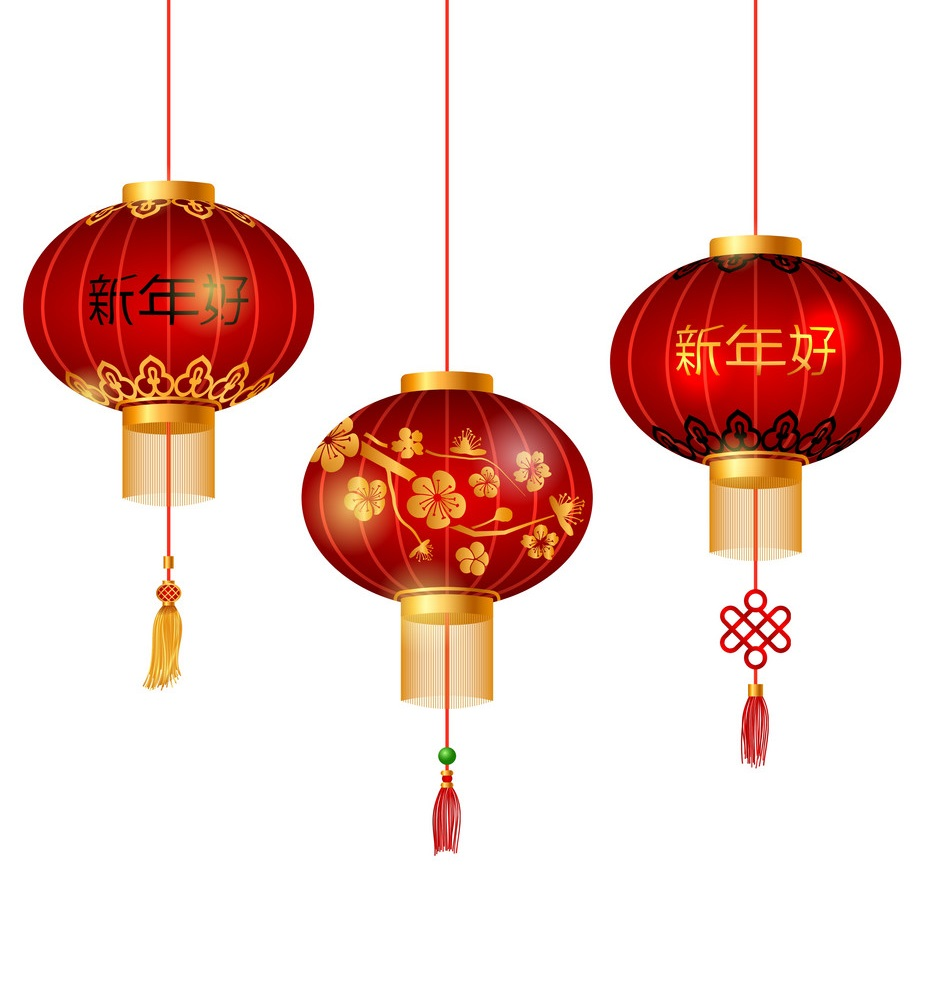
%> input picture MATLAB_Course Projects/Image manipulation/chlantern.jpg, 949 x 995 px
$ octave basic_image_manipulation.m   (GNU Octave 9; MATLAB toolbox functions it lacks are replaced by stand-ins)
%> lines starting %> are read from the running program, lines starting %| are printed output that depends on the picture; in (x1, y1, x2, y2) boxes, pixels count from 0 and x2, y2 are one past the last pixel; in counts of white or black regions, pixels touching at a corner belong together; the program's own positions count from 1
%% Homework 6
% Clear Prior Data
clf
clear
% Read and Convert Lantern image to binary
E = imread('chlantern.jpg');
%> E is the input picture: size 995x949x3 uint8; mean R, G, B 240.4, 215.4, 209.5
D = rgb2gray(E);
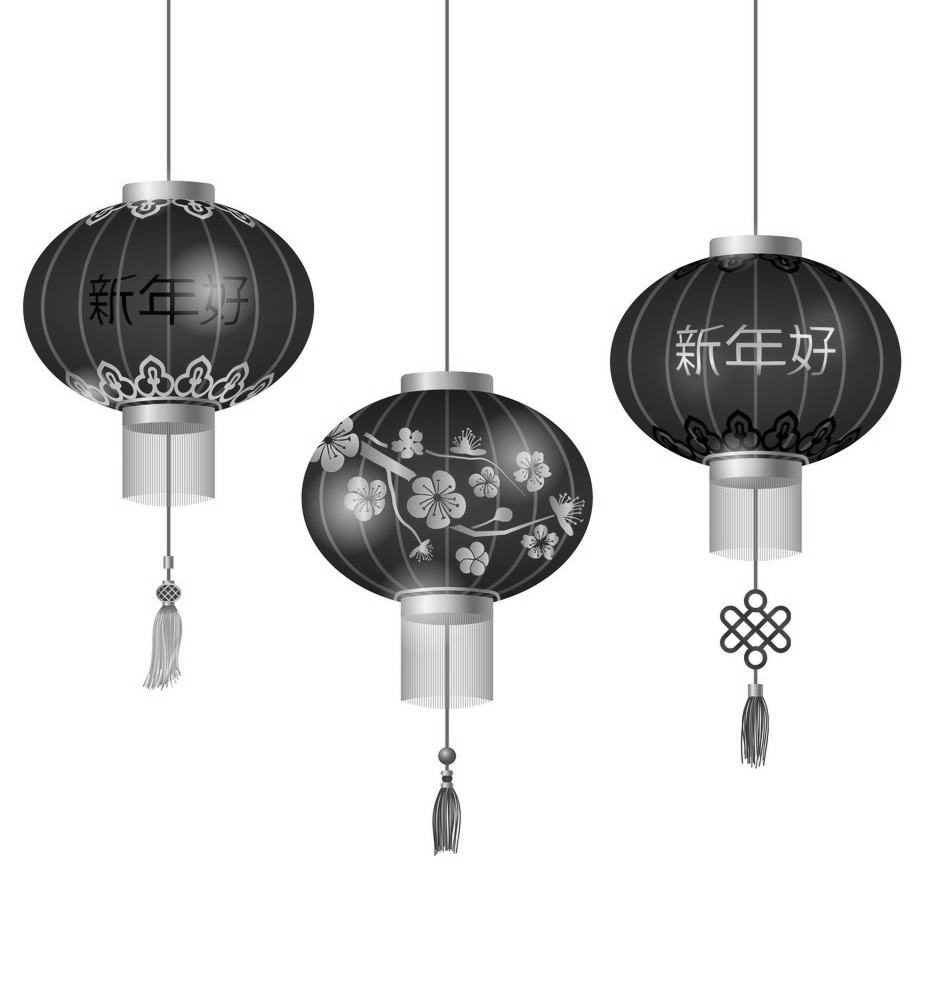
%> D: size 995x949 uint8; min 0, max 255, mean 222.2

D = imbinarize(D);
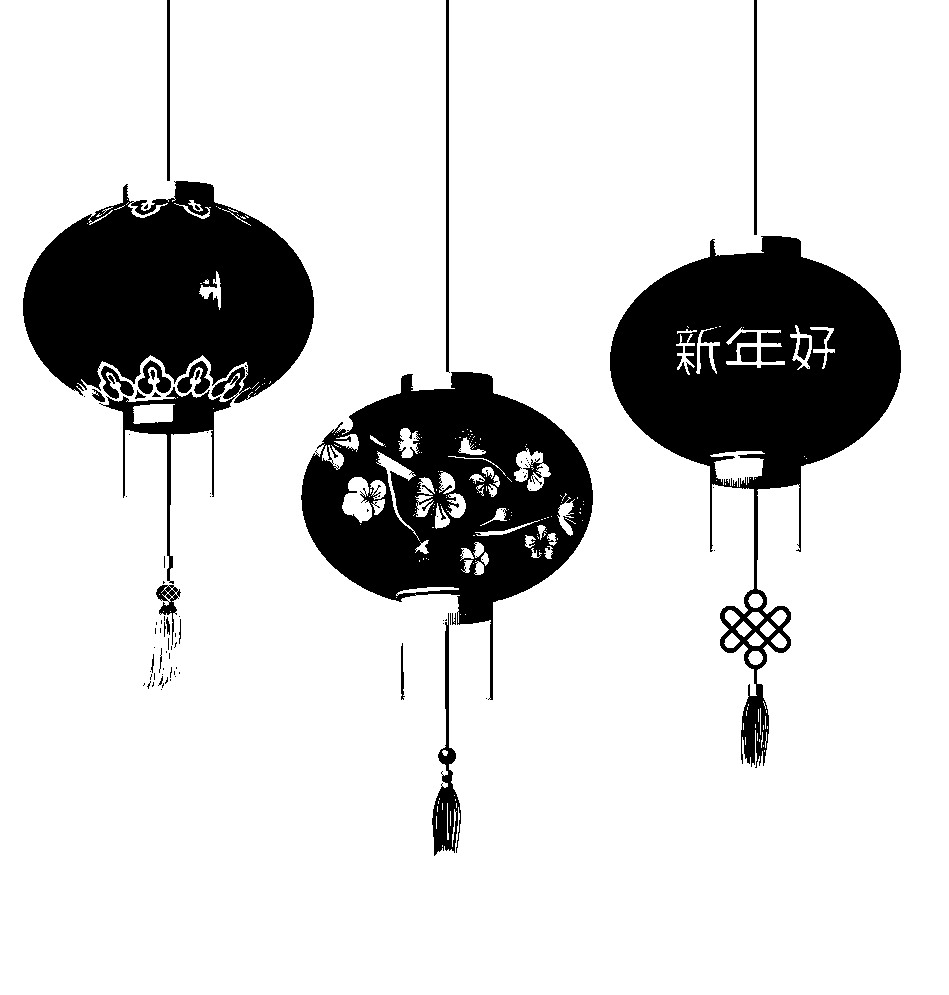
%> D: size 995x949 logical; 83.8% white; 99 black regions (74 under 20 px), largest, box (x1, y1, x2, y2) and area: (610, 236, 901, 768) 53232, (23, 181, 314, 584) 47582, (301, 372, 593, 700) 44087
% Invert Image
D= imcomplement(D);

D = bwareaopen(D,39000);
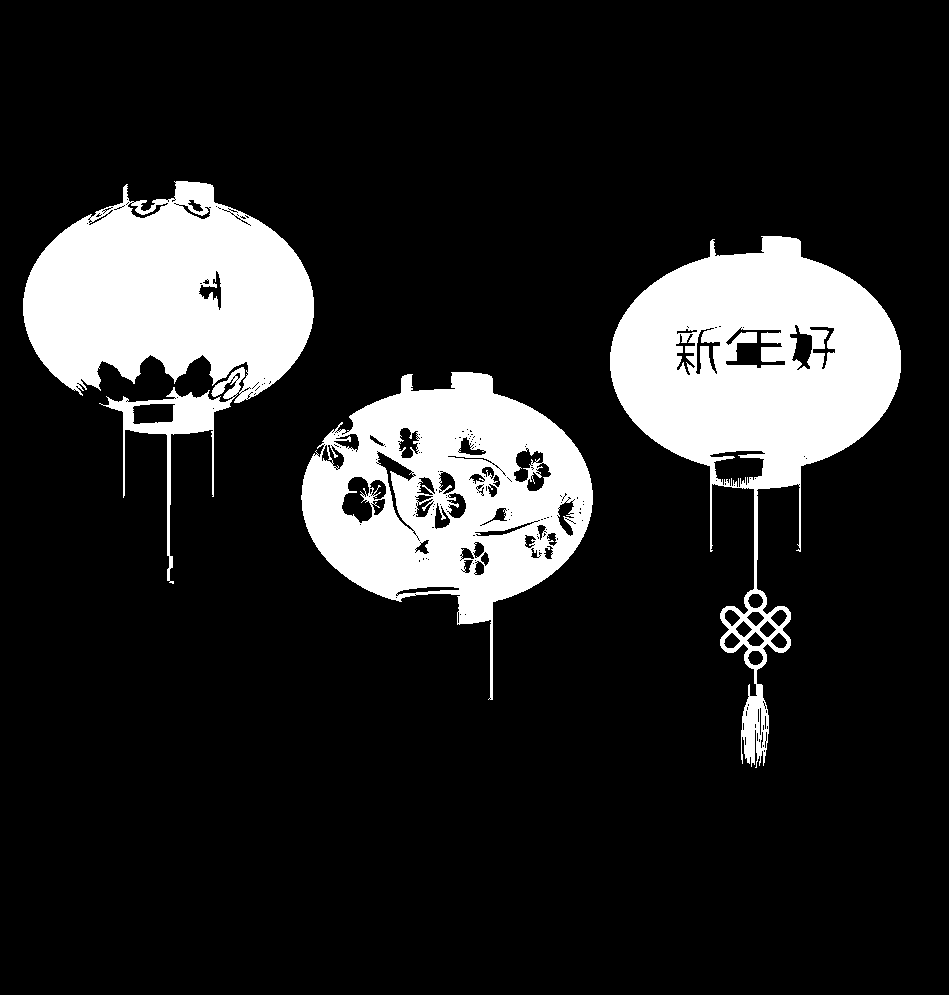
%> D: size 995x949 logical; 15.3% white; 3 white regions, box (x1, y1, x2, y2) and area: (610, 236, 901, 768) 53232, (23, 181, 314, 584) 47582, (301, 372, 593, 700) 44087
D = imfill(D,'holes');
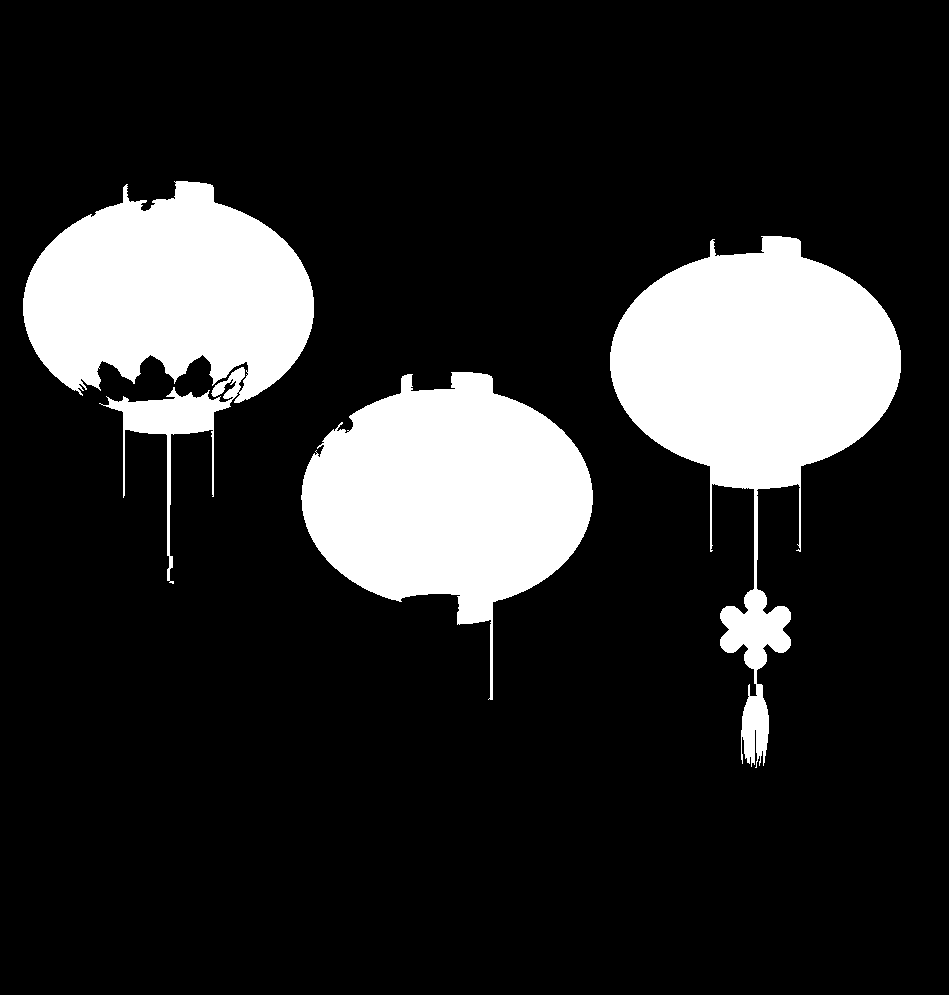
%> D: size 995x949 logical; 16.8% white; 3 white regions, box (x1, y1, x2, y2) and area: (610, 236, 901, 768) 58465, (301, 372, 593, 700) 51269, (23, 181, 314, 584) 49210
imshow(E)

c = bwconncomp(D)
%> c = 3 connected components
numObj = c.NumObjects;
%> numObj = 3
tle = string(numObj);
%> tle = '3'
tle = append('Number of Objects: ',tle);
%> tle = 'Number of Objects: 3'
title(tle);

%imshow(A)


%% Counting Circles
clf
clear
F = imread('harry.jpg');
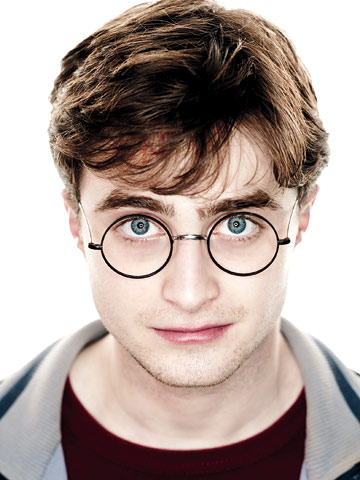
%> input picture MATLAB_Course Projects/Image manipulation/harry.jpg, 360 x 480 px
%> F is the input picture: size 480x360x3 uint8; mean R, G, B 178.9, 163.1, 156.9
E = imcomplement(F);
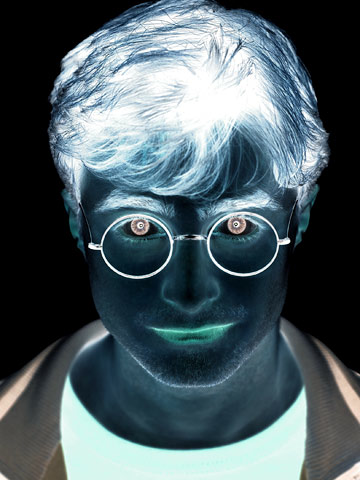
%> E: size 480x360x3 uint8; mean R, G, B 76.1, 91.9, 98.1
E = imfill(E,"holes");
imshow(F)
[r c] = size(E);
%> r = 480; c = 1080
[centers, radi, metric] = imfindcircles(E,[34 38],'Sensitivity',0.965,'ObjectPolarity','bright');
%> centers = [243.7 243.4; 137.8 246.4]; radi = [35.17; 34.62]; metric = [0.0767; 0.0764]
viscircles(centers,radi)
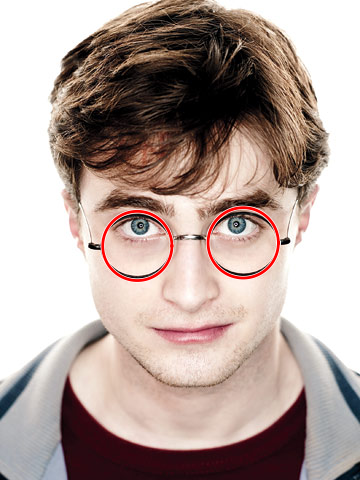
%> figure redrawn from the program's plot data

% The imfindcircles command uses a circular hough transform based
% algorithm. The algorithm essentially sends out rays from each point to
% determine where the center of a possible circle is.
